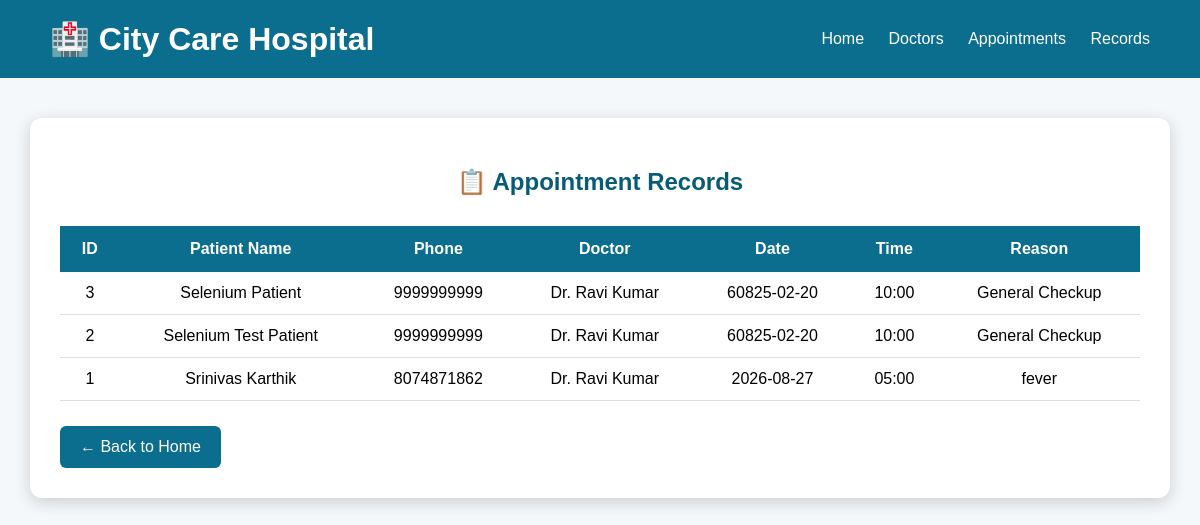
/appointment-records, run on the app's committed database.
### tables this page shows
CREATE TABLE appointments (
            id INTEGER PRIMARY KEY AUTOINCREMENT,
            patient_name TEXT NOT NULL,
            phone TEXT NOT NULL,
            doctor TEXT NOT NULL,
            appointment_date TEXT NOT NULL,
            appointment_time TEXT NOT NULL,
            reason TEXT NOT NULL
        );

### app.py (the view)
@app.route("/appointment-records")
def appointment_records():
    connection = sqlite3.connect("database.db")
    connection.row_factory = sqlite3.Row
    appointments = connection.execute("""
        SELECT *
        FROM appointments
        ORDER BY id DESC
    """).fetchall()
    connection.close()
    return render_template(
        "appointment_records.html",
        appointments=appointments
    )

### templates/appointment_records.html (shortened to what this page needs)
<!DOCTYPE html>
<html lang="en">
<head>
</head>
<body>
<header>
    <h1>🏥 City Care Hospital</h1>
    <nav>
        <a href="/">Home</a>
        <a href="/doctors">Doctors</a>
        <a href="/appointments">Appointments</a>
        <a href="/appointment-records">Records</a>
    </nav>
</header>
<div class="container">
    <h2>📋 Appointment Records</h2>
    {% if appointments %}
    <table>
        <tr>
            <th>ID</th>
            <th>Patient Name</th>
            <th>Phone</th>
            <th>Doctor</th>
            <th>Date</th>
            <th>Time</th>
            <th>Reason</th>
        </tr>
        {% for appointment in appointments %}
        <tr>
            <td>
                {{ appointment["id"] }}
            </td>
            <td>
                {{ appointment["patient_name"] }}
            </td>
            <td>
                {{ appointment["phone"] }}
            </td>
            <td>
                {{ appointment["doctor"] }}
            </td>
            <td>
                {{ appointment["appointment_date"] }}
            </td>
            <td>
                {{ appointment["appointment_time"] }}
            </td>
            <td>
                {{ appointment["reason"] }}
            </td>
        </tr>
        {% endfor %}
    </table>
    {% endif %}
    <a href="/" class="back">
        ← Back to Home
    </a>
</div>
</body>
</html>

### templates/appointment_records.html (style rules this page uses)
* { box-sizing: border-box; font-family: Arial, sans-serif; }
body { margin: 0; background: #f4f8fb; }
header { background: #0b6e8e; color: white; padding: 20px 50px; display: flex; justify-content: space-between; align-items: center; }
header h1 { margin: 0; }
nav a { color: white; text-decoration: none; margin-left: 20px; }
.container { width: 95%; margin: 40px auto; background: white; padding: 30px; border-radius: 12px; box-shadow: 0 4px 15px #ccc; overflow-x: auto; }
h2 { text-align: center; color: #075b75; margin-bottom: 30px; }
table { width: 100%; border-collapse: collapse; }
th { background: #0b6e8e; color: white; padding: 14px; }
td { padding: 12px; border-bottom: 1px solid #ddd; text-align: center; }
.back { display: inline-block; margin-top: 25px; padding: 12px 20px; background: #0b6e8e; color: white; text-decoration: none; border-radius: 6px; }

### data on the page
appointments: id "3", patient_name "Selenium Patient", phone "9999999999", doctor "Dr. Ravi Kumar", appointment_date "60825-02-20", appointment_time "10:00", reason "General Checkup"
appointments: id "2", patient_name "Selenium Test Patient", phone "9999999999", doctor "Dr. Ravi Kumar", appointment_date "60825-02-20", appointment_time "10:00", reason "General Checkup"
appointments: id "1", patient_name "Srinivas Karthik", phone "8074871862", doctor "Dr. Ravi Kumar", appointment_date "2026-08-27", appointment_time "05:00", reason "fever"
